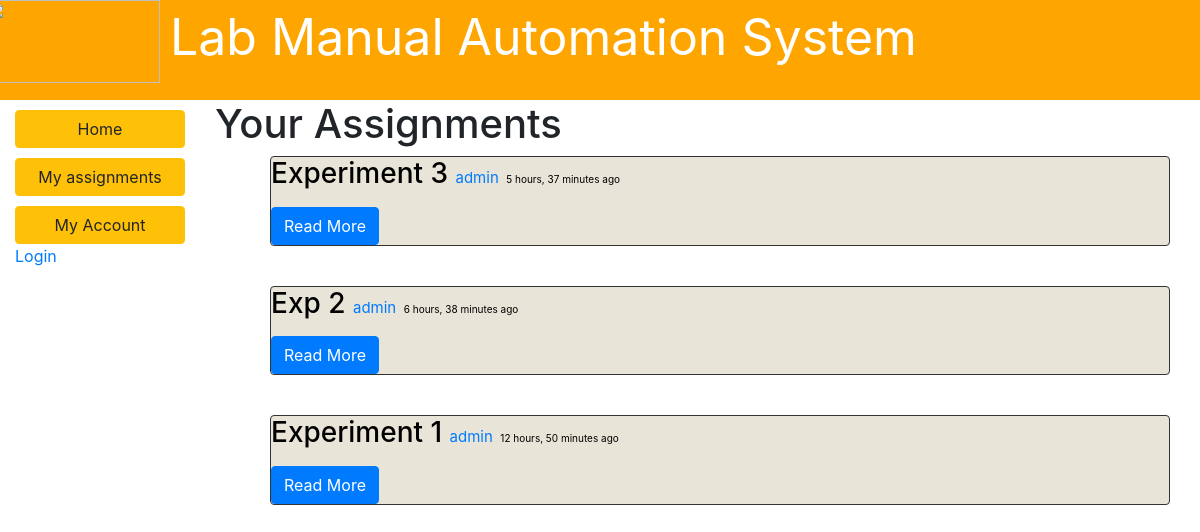
Page /blog/Assignment/ on the earlier database version.
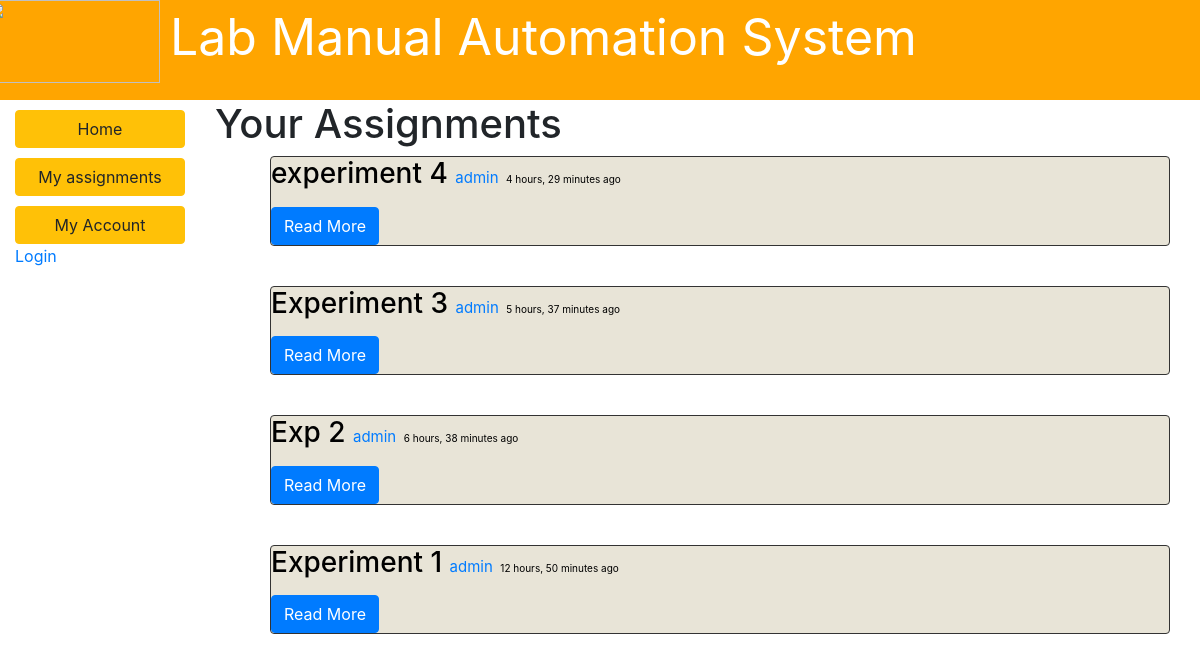
Same page on the later database version.
### blog/models.py (models this page shows, shortened)
class Assignment(models.Model):
	title=models.CharField(max_length=200)
	author=models.ForeignKey("UserProfile", on_delete=models.SET_NULL, null=True)
	timestamp=models.DateTimeField(auto_now=False,auto_now_add=True)
	publish=models.DateField(auto_now=False,auto_now_add=False)
	file_pdf=models.FileField(null=True, blank=True)
	Rmin = models.IntegerField(default=0)
	Rmax = models.IntegerField(default=800)
	class Meta:
		ordering = ["-timestamp"]

class UserProfile(models.Model):
	user=models.OneToOneField(User)
	first_name=models.CharField(max_length=100,default='')
	last_name=models.CharField(max_length=100,default='')
	desciption=models.CharField(max_length=500,default='')
	profile_image=models.FileField(null=True,blank=True)
	def __str__(self):
		return self.user.username

### blog/views.py (the view)
class AssignmentListView(generic.ListView):
	model=Assignment
	paginate_by = 10

### blog/templates/blog/assignment_list.html (shortened to what this page needs)
{% extends "base_generic.html" %}
{% block content %}
<h1 style="font: serif;"
	style="color: #777;"> Your Assignments</h1>
	{% if assignment_list %}
    <ul>
      {% for blog in assignment_list %}
<div class="col-sm-12">
<div class="card card-inverse" style="background-color: #e8e4d7; border-color: #333; margin-bottom: 40px;">
  <div class="card-block">
    <h3 class="card-title" style="color: #000">{{ blog.title }} <small style="font-size: 15px"><a href="{% url 'user-detail' blog.author.pk%}"> {{blog.author}}</a></small> <small style="font-size: 10px">{{ blog.timestamp | timesince}} ago</small></h3>
    <a href="{% url 'blog-detail' blog.pk %}" class="btn btn-primary">Read More</a>
  </div>
</div>
      </div>
      {% endfor %}
    </ul>
    {% else %}
      <p>Stay Tuned We are Coming Up with Some Amazing Content</p>
    {% endif %}
{% endblock %}

### blog/templates/base_generic.html (shortened to what this page needs)
<!DOCTYPE html>
<html lang="en">
<head>
<link rel="stylesheet" href="https://maxcdn.bootstrapcdn.com/bootstrap/4.0.0-alpha.6/css/bootstrap.min.css">
  {% load static %}
</head>
<body >
<header style="background-color:orange ;height: 100px" class="w3-container top row" >
  <div class="col-sm-2 row">
      <img src="http://www.thapar.edu/images/logo.png"  width="100%" height="83px%">
     </div>
<p style="color: white; font-size: 50px;text-align: center;margin-left: 10px">Lab Manual Automation System</p>
</header>
  <div class="container-fluid">
    <div class="row">
      <div class="col-sm-2">
      {% block sidebar %}
      <div class="sidebar-nav">
          <div> <a href="/blog/" style="margin-top:10px;width:100%"  class="btn btn-warning transparent">Home</a></div>
          <div><a style="margin-top:10px;width:100%"  class="btn btn-warning transparent" href="{% url 'blog'%}">My assignments</a></div>
          <div><a style="margin-top:10px;width:100%"  class="btn btn-warning transparent" href="{% url 'profile' %}">My Account</a></div>
    {% if user.is_authenticated %}
                     <div>User: {{ user.get_username }}</div>
                     <div><a href="{% url 'logout'%}?next={{request.path}}">Logout</a></div>
                   {% else %}
                     <div><a href="{% url 'login'%}?next={{request.path}}">Login</a></div>
   {% endif %}
      </div>
     {% endblock %}
      </div>
      <div class="col-sm-10 ">
      {% block content %}{% endblock %}
      </div>
    </div>
  </div>
</body>
</html>

Differences in the rows shown:
added Assignment: title "experiment 4", author "admin", timestamp "4 hours, 29 minutes"
